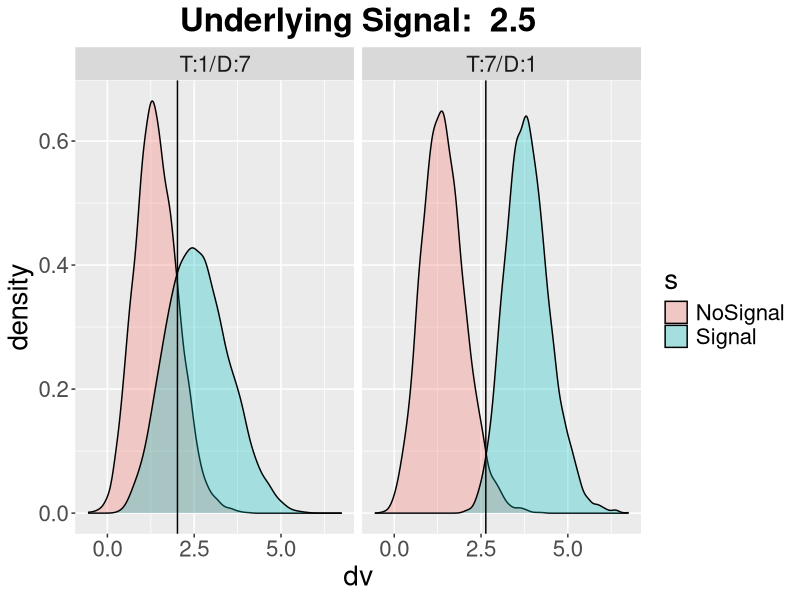

Recreate this plot in R.
rm(list = ls())

library(ggplot2)

verghese_mod<-function(sig,n_targ,n_dist,sim){
  mu1<-0
  mu2<-sig # signal size (should be dprime of single target ident.)
  sd1<-1    # SD of target detector responses to distractor (Default: 1)
  sd2<-1    # SD of target detector responses to target (Default: 1)
  sign<-vector(length = round(sim/2))
  nosign<-vector(length = round(sim/2))
  for (i in 1:round(sim/2)){ 
    # 2 kinds of trials
    nosign[i]<-max(rnorm(n_dist+n_targ,mu1,sd1)) # get numit samples from distractor distribution, take maximum
    sign[i]<-if (n_dist==0){max(rnorm(n_targ,mu2,sd2))}else if (n_targ==0) {max(rnorm(n_dist,mu1,sd1))}else{max(c(rnorm(n_dist,mu1,sd1),rnorm(n_targ,mu2,sd2)))} # get numit-1 samples from distractor distribution and 1 from target distribution, take maximum
  }
  list('sign'=sign,'nosign'=nosign)
}

sig<-2.5
sim<-10000
t1d7<-verghese_mod(sig,1,7,sim)
t7d1<-verghese_mod(sig,7,1,sim)

df<-data.frame(
  dv=c(t1d7$sign,t1d7$nosign,t7d1$sign,t7d1$nosign),
  s=rep(c(rep('Signal',sim/2),rep('NoSignal',sim/2)),2),
  c=c(rep('T:1/D:7',sim),rep('T:7/D:1',sim))
)


p <- ggplot(df, aes(x=dv, fill=s)) + geom_density(alpha=.3) + facet_wrap(~ c) + ggtitle(paste("Underlying Signal: ",sig)) + theme(text = element_text(size=20),plot.title = element_text(hjust = 0.5, face="bold"))
vline.data <- data.frame(z = c((mean(t1d7$sign)+mean(t1d7$nosign))/2,(mean(t7d1$sign)+mean(t7d1$nosign))/2), c = c('T:1/D:7', 'T:7/D:1'))
p + geom_vline(aes(xintercept = z), vline.data)